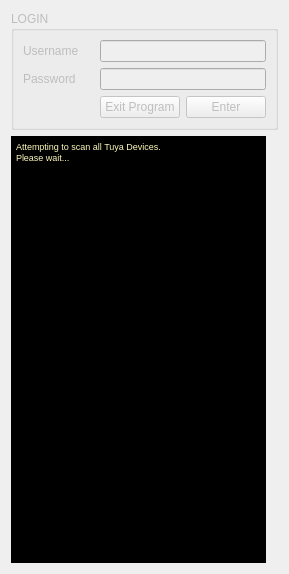
<?xml version="1.0" encoding="UTF-8"?>
<ui version="4.0">
 <class>Dialog</class>
 <widget class="QDialog" name="Dialog">
  <property name="geometry">
   <rect>
    <x>0</x>
    <y>0</y>
    <width>289</width>
    <height>574</height>
   </rect>
  </property>
  <property name="windowTitle">
   <string>Dialog</string>
  </property>
  <layout class="QGridLayout" name="gridLayout">
   <item row="0" column="1" rowspan="2" colspan="3">
    <widget class="QGroupBox" name="groupBox">
     <property name="enabled">
      <bool>false</bool>
     </property>
     <property name="title">
      <string>LOGIN</string>
     </property>
     <layout class="QGridLayout" name="gridLayout_2">
      <item row="1" column="1" colspan="2">
       <widget class="QLineEdit" name="pass_"/>
      </item>
      <item row="1" column="0">
       <widget class="QLabel" name="label_2">
        <property name="text">
         <string>Password</string>
        </property>
       </widget>
      </item>
      <item row="2" column="1">
       <widget class="QPushButton" name="close_">
        <property name="text">
         <string>Exit Program</string>
        </property>
       </widget>
      </item>
      <item row="2" column="0">
       <spacer name="horizontalSpacer">
        <property name="orientation">
         <enum>Qt::Horizontal</enum>
        </property>
        <property name="sizeHint" stdset="0">
         <size>
          <width>40</width>
          <height>20</height>
         </size>
        </property>
       </spacer>
      </item>
      <item row="2" column="2">
       <widget class="QPushButton" name="login_button">
        <property name="text">
         <string>Enter</string>
        </property>
       </widget>
      </item>
      <item row="0" column="1" colspan="2">
       <widget class="QLineEdit" name="user_"/>
      </item>
      <item row="0" column="0">
       <widget class="QLabel" name="label">
        <property name="text">
         <string>Username</string>
        </property>
       </widget>
      </item>
     </layout>
    </widget>
   </item>
   <item row="2" column="1">
    <widget class="QTextEdit" name="textEdit">
     <property name="font">
      <font>
       <pointsize>7</pointsize>
      </font>
     </property>
     <property name="styleSheet">
      <string notr="true">background-color: rgb(0, 0, 0);
color: rgb(255, 250, 187);</string>
     </property>
     <property name="html">
      <string>&lt;!DOCTYPE HTML PUBLIC &quot;-//W3C//DTD HTML 4.0//EN&quot; &quot;http://www.w3.org/TR/REC-html40/strict.dtd&quot;&gt;
&lt;html&gt;&lt;head&gt;&lt;meta name=&quot;qrichtext&quot; content=&quot;1&quot; /&gt;&lt;style type=&quot;text/css&quot;&gt;
p, li { white-space: pre-wrap; }
&lt;/style&gt;&lt;/head&gt;&lt;body style=&quot; font-family:'MS Shell Dlg 2'; font-size:7pt; font-weight:400; font-style:normal;&quot;&gt;
&lt;p style=&quot; margin-top:0px; margin-bottom:0px; margin-left:0px; margin-right:0px; -qt-block-indent:0; text-indent:0px;&quot;&gt;Attempting to scan all Tuya Devices.&lt;/p&gt;
&lt;p style=&quot; margin-top:0px; margin-bottom:0px; margin-left:0px; margin-right:0px; -qt-block-indent:0; text-indent:0px;&quot;&gt;Please wait...&lt;/p&gt;&lt;/body&gt;&lt;/html&gt;</string>
     </property>
    </widget>
   </item>
  </layout>
 </widget>
 <resources/>
 <connections/>
</ui>
